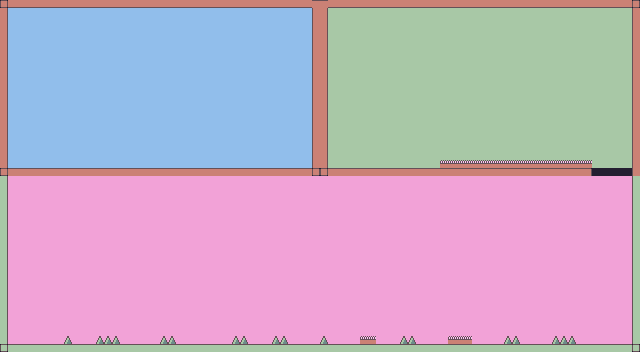

This is a level from a 2D game, rendered from its Tiled map with the project's own tilesets. A one-line summary and the map file follow, with tile-layer data summarised:
An orthogonal 80x44 tile map with 8x8 px tiles, 3 tile layers (BACKGROUND, Player, Foreground) and 60 objects.

<map version="1.10" tiledversion="1.10.2" orientation="orthogonal" renderorder="right-down" width="80" height="44" tilewidth="8" tileheight="8" infinite="0" backgroundcolor="#241f31" nextlayerid="5" nextobjectid="77">
 <tileset firstgid="1" source="../../../pastel.tsx" />
 <layer id="4" name="BACKGROUND" width="80" height="44">
  <data>[3520 cells, 3280 non-empty, 7 distinct tile ids]</data>
 </layer>
 <layer id="1" name="Player" width="80" height="44">
  <properties>
   <property name="player" type="bool" value="true" />
  </properties>
  <data>[3520 cells, 389 non-empty, 11 distinct tile ids]</data>
 </layer>
 <objectgroup id="3" name="Objects">
  <object id="2" x="8" y="8" width="304" height="160">
   <properties>
    <property name="preferred_x" type="int" value="0" />
    <property name="preferred_y" type="int" value="0" />
   </properties>
  </object>
  <object id="7" x="328" y="8" width="304" height="160">
   <properties>
    <property name="preferred_x" type="int" value="320" />
    <property name="preferred_y" type="int" value="0" />
   </properties>
  </object>
  <object id="11" gid="175" x="440" y="344" width="8" height="8" />
  <object id="12" gid="149" x="440" y="296" width="8" height="8" />
  <object id="13" gid="149" x="432" y="296" width="8" height="8" />
  <object id="14" gid="149" x="424" y="296" width="8" height="8" />
  <object id="15" gid="149" x="416" y="296" width="8" height="8" />
  <object id="16" gid="149" x="408" y="296" width="8" height="8" />
  <object id="17" gid="149" x="400" y="296" width="8" height="8" />
  <object id="18" gid="149" x="392" y="296" width="8" height="8" />
  <object id="19" gid="149" x="384" y="296" width="8" height="8" />
  <object id="20" gid="149" x="376" y="296" width="8" height="8" />
  <object id="21" gid="149" x="368" y="296" width="8" height="8" />
  <object id="22" gid="134" x="448" y="296" width="8" height="8" />
  <object id="23" gid="133" x="360" y="296" width="8" height="8" />
  <object id="26" gid="241" x="272" y="144" width="8" height="8">
   <properties>
    <property name="destination" value="assets/levels/main/W3/24.tmx" />
   </properties>
  </object>
  <object id="27" gid="177" x="256" y="32" width="8" height="8" />
  <object id="28" gid="194" x="248" y="160" width="8" height="8">
   <properties>
    <property name="distance" type="int" value="15" />
    <property name="speed" type="int" value="15" />
   </properties>
  </object>
  <object id="29" gid="194" x="240" y="160" width="8" height="8">
   <properties>
    <property name="distance" type="int" value="15" />
    <property name="speed" type="int" value="15" />
   </properties>
  </object>
  <object id="30" gid="194" x="256" y="160" width="8" height="8">
   <properties>
    <property name="distance" type="int" value="15" />
    <property name="speed" type="int" value="15" />
   </properties>
  </object>
  <object id="31" gid="194" x="288" y="160" width="8" height="8">
   <properties>
    <property name="distance" type="int" value="15" />
    <property name="speed" type="int" value="15" />
   </properties>
  </object>
  <object id="32" gid="194" x="264" y="160" width="8" height="8">
   <properties>
    <property name="distance" type="int" value="15" />
    <property name="speed" type="int" value="15" />
   </properties>
  </object>
  <object id="33" gid="194" x="272" y="160" width="8" height="8">
   <properties>
    <property name="distance" type="int" value="15" />
    <property name="speed" type="int" value="15" />
   </properties>
  </object>
  <object id="34" gid="194" x="280" y="160" width="8" height="8">
   <properties>
    <property name="distance" type="int" value="15" />
    <property name="speed" type="int" value="15" />
   </properties>
  </object>
  <object id="35" gid="177" x="344" y="152" width="8" height="8" />
  <object id="36" gid="177" x="368" y="152" width="8" height="8" />
  <object id="37" gid="209" x="416" y="168" width="8" height="8" />
  <object id="38" gid="209" x="424" y="168" width="8" height="8" />
  <object id="39" gid="209" x="432" y="168" width="8" height="8" />
  <object id="40" gid="193" x="440" y="120" width="8" height="8" />
  <object id="41" gid="193" x="424" y="120" width="8" height="8" />
  <object id="42" gid="193" x="416" y="120" width="8" height="8" />
  <object id="43" gid="193" x="432" y="120" width="8" height="8" />
  <object id="44" gid="193" x="448" y="120" width="8" height="8" />
  <object id="45" gid="193" x="456" y="120" width="8" height="8" />
  <object id="46" gid="193" x="472" y="120" width="8" height="8" />
  <object id="47" gid="193" x="472" y="120" width="8" height="8" />
  <object id="48" gid="193" x="480" y="120" width="8" height="8" />
  <object id="49" gid="193" x="464" y="120" width="8" height="8" />
  <object id="50" gid="193" x="488" y="120" width="8" height="8" />
  <object id="51" gid="193" x="496" y="120" width="8" height="8" />
  <object id="52" gid="193" x="504" y="120" width="8" height="8" />
  <object id="53" gid="193" x="512" y="120" width="8" height="8" />
  <object id="54" gid="193" x="520" y="120" width="8" height="8" />
  <object id="55" gid="193" x="536" y="120" width="8" height="8" />
  <object id="56" gid="193" x="536" y="120" width="8" height="8" />
  <object id="57" gid="193" x="544" y="120" width="8" height="8" />
  <object id="58" gid="193" x="552" y="120" width="8" height="8" />
  <object id="59" gid="193" x="552" y="120" width="8" height="8" />
  <object id="60" gid="193" x="560" y="120" width="8" height="8" />
  <object id="67" gid="193" x="528" y="120" width="8" height="8" />
  <object id="68" gid="193" x="576" y="120" width="8" height="8" />
  <object id="69" gid="193" x="568" y="120" width="8" height="8" />
  <object id="70" gid="193" x="584" y="120" width="8" height="8" />
  <object id="71" gid="193" x="592" y="120" width="8" height="8" />
  <object id="72" gid="193" x="600" y="120" width="8" height="8" />
  <object id="73" gid="193" x="608" y="120" width="8" height="8" />
  <object id="74" gid="193" x="624" y="120" width="8" height="8" />
  <object id="75" gid="193" x="616" y="120" width="8" height="8" />
  <object id="76" gid="241" x="24" y="320" width="8" height="8">
   <properties>
    <property name="destination" value="assets/levels/main/Warp zone.tmx" />
   </properties>
  </object>
 </objectgroup>
 <layer id="2" name="Foreground" width="80" height="44">
  <data>[3520 cells, 8 non-empty, 2 distinct tile ids]</data>
 </layer>
</map>
